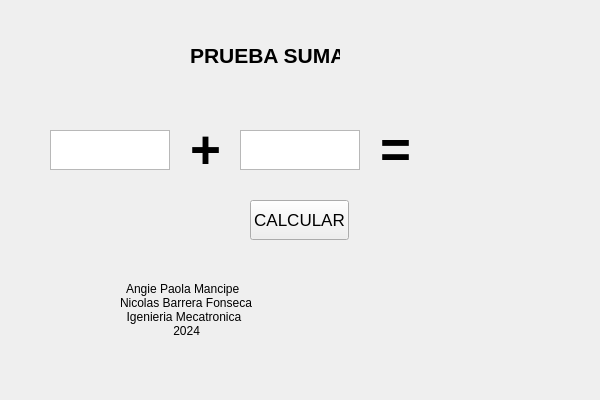
<?xml version="1.0" encoding="UTF-8"?>
<ui version="4.0">
 <class>Form</class>
 <widget class="QWidget" name="Form">
  <property name="geometry">
   <rect>
    <x>0</x>
    <y>0</y>
    <width>600</width>
    <height>400</height>
   </rect>
  </property>
  <property name="windowTitle">
   <string>Form</string>
  </property>
  <widget class="QLabel" name="lbl_titulo">
   <property name="geometry">
    <rect>
     <x>190</x>
     <y>40</y>
     <width>150</width>
     <height>30</height>
    </rect>
   </property>
   <property name="font">
    <font>
     <pointsize>16</pointsize>
     <weight>75</weight>
     <italic>false</italic>
     <bold>true</bold>
    </font>
   </property>
   <property name="mouseTracking">
    <bool>false</bool>
   </property>
   <property name="text">
    <string>PRUEBA SUMA</string>
   </property>
  </widget>
  <widget class="QTextEdit" name="txt_num1">
   <property name="geometry">
    <rect>
     <x>50</x>
     <y>130</y>
     <width>120</width>
     <height>40</height>
    </rect>
   </property>
   <property name="font">
    <font>
     <pointsize>16</pointsize>
    </font>
   </property>
  </widget>
  <widget class="QLabel" name="lbl_icon_suma">
   <property name="geometry">
    <rect>
     <x>190</x>
     <y>130</y>
     <width>30</width>
     <height>40</height>
    </rect>
   </property>
   <property name="font">
    <font>
     <pointsize>40</pointsize>
     <weight>75</weight>
     <bold>true</bold>
    </font>
   </property>
   <property name="text">
    <string>+</string>
   </property>
  </widget>
  <widget class="QTextEdit" name="txt_num2">
   <property name="geometry">
    <rect>
     <x>240</x>
     <y>130</y>
     <width>120</width>
     <height>40</height>
    </rect>
   </property>
   <property name="font">
    <font>
     <pointsize>16</pointsize>
    </font>
   </property>
  </widget>
  <widget class="QLabel" name="lbl_icon_igual">
   <property name="geometry">
    <rect>
     <x>380</x>
     <y>130</y>
     <width>30</width>
     <height>40</height>
    </rect>
   </property>
   <property name="font">
    <font>
     <pointsize>40</pointsize>
     <weight>75</weight>
     <bold>true</bold>
    </font>
   </property>
   <property name="text">
    <string>=</string>
   </property>
  </widget>
  <widget class="QLabel" name="lbl_nombres">
   <property name="geometry">
    <rect>
     <x>120</x>
     <y>260</y>
     <width>170</width>
     <height>100</height>
    </rect>
   </property>
   <property name="text">
    <string>  Angie Paola Mancipe
Nicolas Barrera Fonseca
  Igenieria Mecatronica
                2024</string>
   </property>
  </widget>
  <widget class="QPushButton" name="btn_calcular">
   <property name="geometry">
    <rect>
     <x>250</x>
     <y>200</y>
     <width>99</width>
     <height>40</height>
    </rect>
   </property>
   <property name="font">
    <font>
     <pointsize>13</pointsize>
     <weight>50</weight>
     <bold>false</bold>
     <underline>false</underline>
     <strikeout>false</strikeout>
    </font>
   </property>
   <property name="mouseTracking">
    <bool>false</bool>
   </property>
   <property name="tabletTracking">
    <bool>false</bool>
   </property>
   <property name="autoFillBackground">
    <bool>false</bool>
   </property>
   <property name="text">
    <string>CALCULAR</string>
   </property>
   <property name="checkable">
    <bool>false</bool>
   </property>
   <property name="autoRepeat">
    <bool>false</bool>
   </property>
  </widget>
  <widget class="QLabel" name="lbl_resultado">
   <property name="geometry">
    <rect>
     <x>440</x>
     <y>130</y>
     <width>120</width>
     <height>40</height>
    </rect>
   </property>
   <property name="font">
    <font>
     <pointsize>16</pointsize>
    </font>
   </property>
   <property name="text">
    <string/>
   </property>
  </widget>
  <widget class="QLabel" name="lbl_icon_ecci">
   <property name="geometry">
    <rect>
     <x>340</x>
     <y>260</y>
     <width>191</width>
     <height>121</height>
    </rect>
   </property>
   <property name="text">
    <string/>
   </property>
   <property name="pixmap">
    <pixmap>icono_ecci.png</pixmap>
   </property>
   <property name="scaledContents">
    <bool>true</bool>
   </property>
  </widget>
 </widget>
 <resources/>
 <connections/>
</ui>
